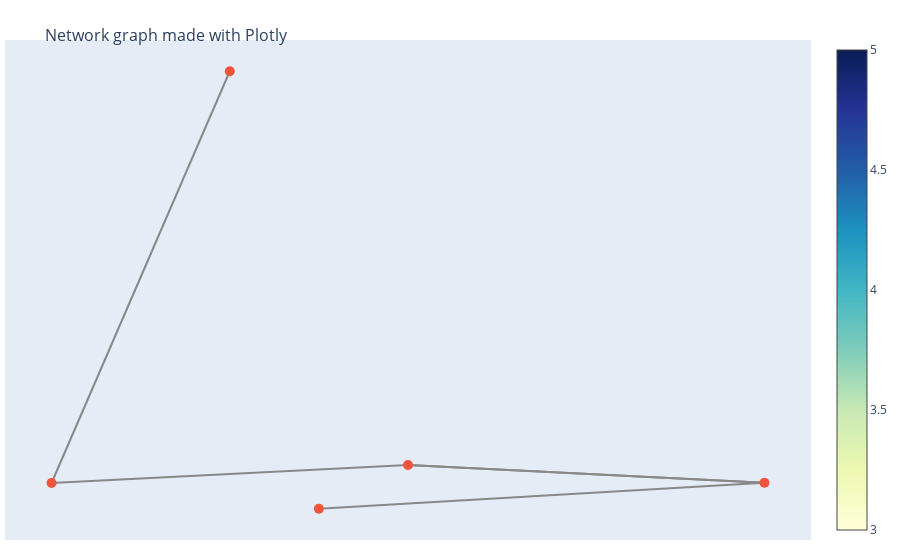

Source (notebook cell):
### Code cell
G = nx.MultiDiGraph()

G.add_node("William Stoner", Age=10, Weight=110)
G.add_node("KALAMAZOO ANESTHESIOLOGY PC", Age=50, Weight=180)
G.add_node("Bob Kushman", Age=90, Weight=111)
G.add_node("James Engelson", Age=40, Weight=10)
G.add_node("Allen Wolf", Age=30, Weight=1710)

G.add_edge("William Stoner", "KALAMAZOO ANESTHESIOLOGY PC", weight=10.00, amount=10.00, year=2017)
G.add_edge("KALAMAZOO ANESTHESIOLOGY PC", "Bob Kushman", weight=1530, amount=1530, year=2017)
G.add_edge("Bob Kushman", "KALAMAZOO ANESTHESIOLOGY PC", weight=530, amount=530, year=2017)
G.add_edge("James Engelson", "Bob Kushman", weight=90.00, amount=90.00, year=2017)
G.add_edge("Allen Wolf", "William Stoner", weight=111.50, amount=111.50, year=2017)

# Create Plotly graph
edge_trace = go.Scatter(x=[], y=[], line=dict(color='#888'), hoverinfo='text', mode='lines')
hovertext = []

for edge in G.edges(data=True):
    x0, y0 = G.nodes[edge[0]]['Age'], G.nodes[edge[0]]['Weight']
    x1, y1 = G.nodes[edge[1]]['Age'], G.nodes[edge[1]]['Weight']
    edge_trace['x'] += tuple([x0, x1, None])
    edge_trace['y'] += tuple([y0, y1, None])
    hovertext.append(f"Amount: {edge[2]['amount']:.2f}, Weight: {edge[2]['weight']:.2f}")

edge_trace['hovertext'] = hovertext

node_trace = go.Scatter(x=[], y=[], text=[], mode='markers', hoverinfo='text', marker=dict(showscale=True, colorscale='YlGnBu', size=10))

for node in G.nodes():
    x, y = G.nodes[node]['Age'], G.nodes[node]['Weight']
    node_trace['x'] += tuple([x])
    node_trace['y'] += tuple([y])
    node_info = node + '<br>' + 'Age: ' + str(G.nodes[node]['Age']) + '<br>' + 'Weight: ' + str(G.nodes[node]['Weight'])
    node_trace['text'] += tuple([node_info])

fig = go.Figure(data=[edge_trace, node_trace],
             layout=go.Layout(
                title='<br>Network graph made with Plotly',
                titlefont=dict(size=16),
                showlegend=False,
                hovermode='closest',
                margin=dict(b=20,l=5,r=5,t=40),
                xaxis=dict(showgrid=False, zeroline=False, showticklabels=False),
                yaxis=dict(showgrid=False, zeroline=False, showticklabels=False)))

fig.show()

### Figure 1 — Plotly figure (JSON) as saved in the notebook; plotly's stock layout.template omitted (floating-point values rounded to 4 significant figures)
{"data": [{"hoverinfo": "text", "hovertext": ["Amount: 10.00, Weight: 10.00", "Amount: 1530.00, Weight: 1530.00", "Amount: 530.00, Weight: 530.00", "Amount: 90.00, Weight: 90.00", "Amount: 111.50, Weight: 111.50"], "line": {"color": "#888"}, "mode": "lines", "type": "scatter", "x": [10, 50, null, 50, 90, null, 90, 50, null, 40, 90, null, 30, 10, null], "y": [110, 180, null, 180, 111, null, 111, 180, null, 10, 111, null, 1710, 110, null]}, {"hoverinfo": "text", "marker": {"colorscale": [[0, "rgb(255,255,217)"], [0.125, "rgb(237,248,177)"], [0.25, "rgb(199,233,180)"], [0.375, "rgb(127,205,187)"], [0.5, "rgb(65,182,196)"], [0.625, "rgb(29,145,192)"], [0.75, "rgb(34,94,168)"], [0.875, "rgb(37,52,148)"], [1, "rgb(8,29,88)"]], "showscale": true, "size": 10}, "mode": "markers", "text": ["William Stoner<br>Age: 10<br>Weight: 110", "KALAMAZOO ANESTHESIOLOGY PC<br>Age: 50<br>Weight: 180", "Bob Kushman<br>Age: 90<br>Weight: 111", "James Engelson<br>Age: 40<br>Weight: 10", "Allen Wolf<br>Age: 30<br>Weight: 1710"], "type": "scatter", "x": [10, 50, 90, 40, 30], "y": [110, 180, 111, 10, 1710]}], "layout": {"hovermode": "closest", "margin": {"b": 20, "l": 5, "r": 5, "t": 40}, "showlegend": false, "title": {"font": {"size": 16}, "text": "<br>Network graph made with Plotly"}, "xaxis": {"showgrid": false, "showticklabels": false, "zeroline": false}, "yaxis": {"showgrid": false, "showticklabels": false, "zeroline": false}}}
